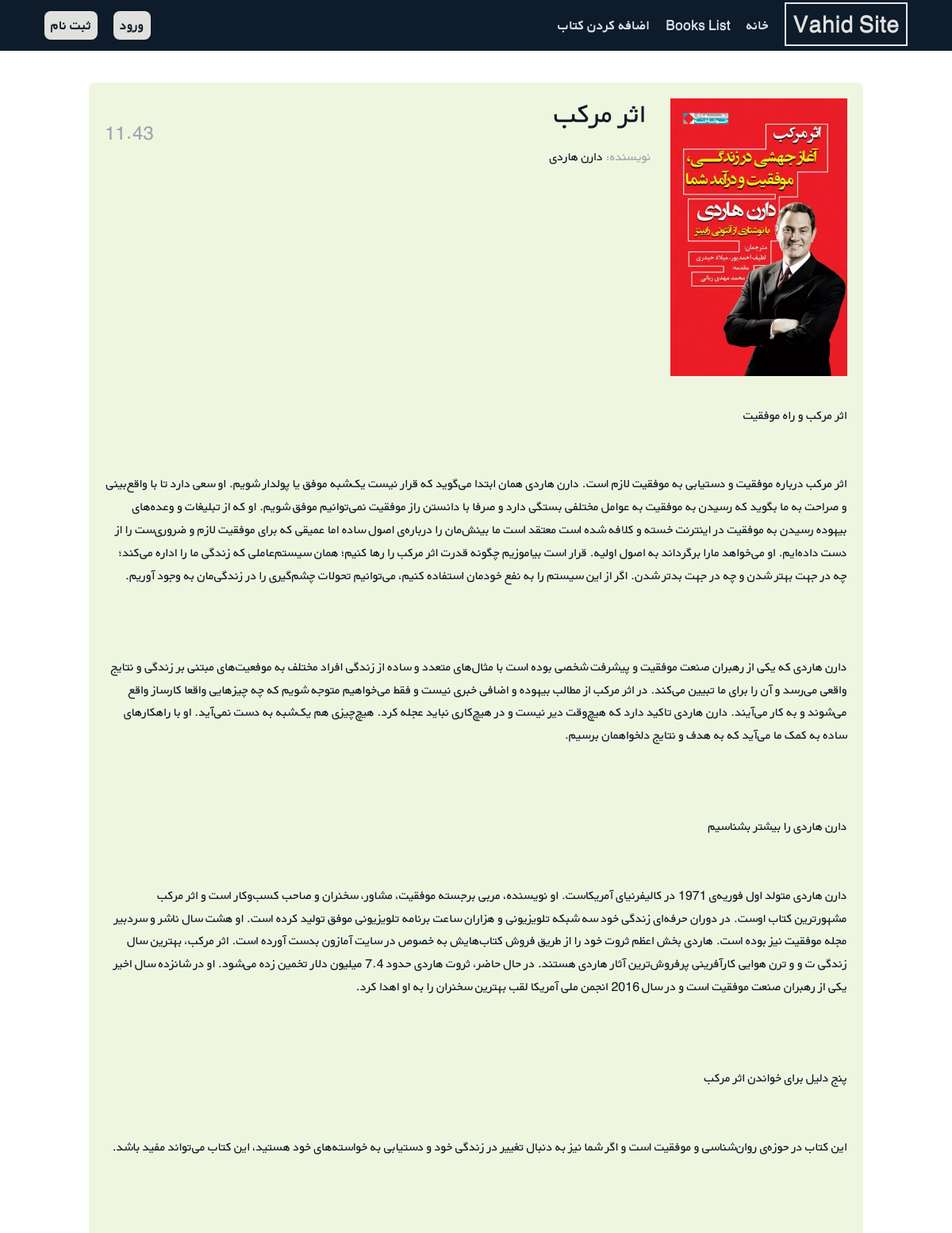
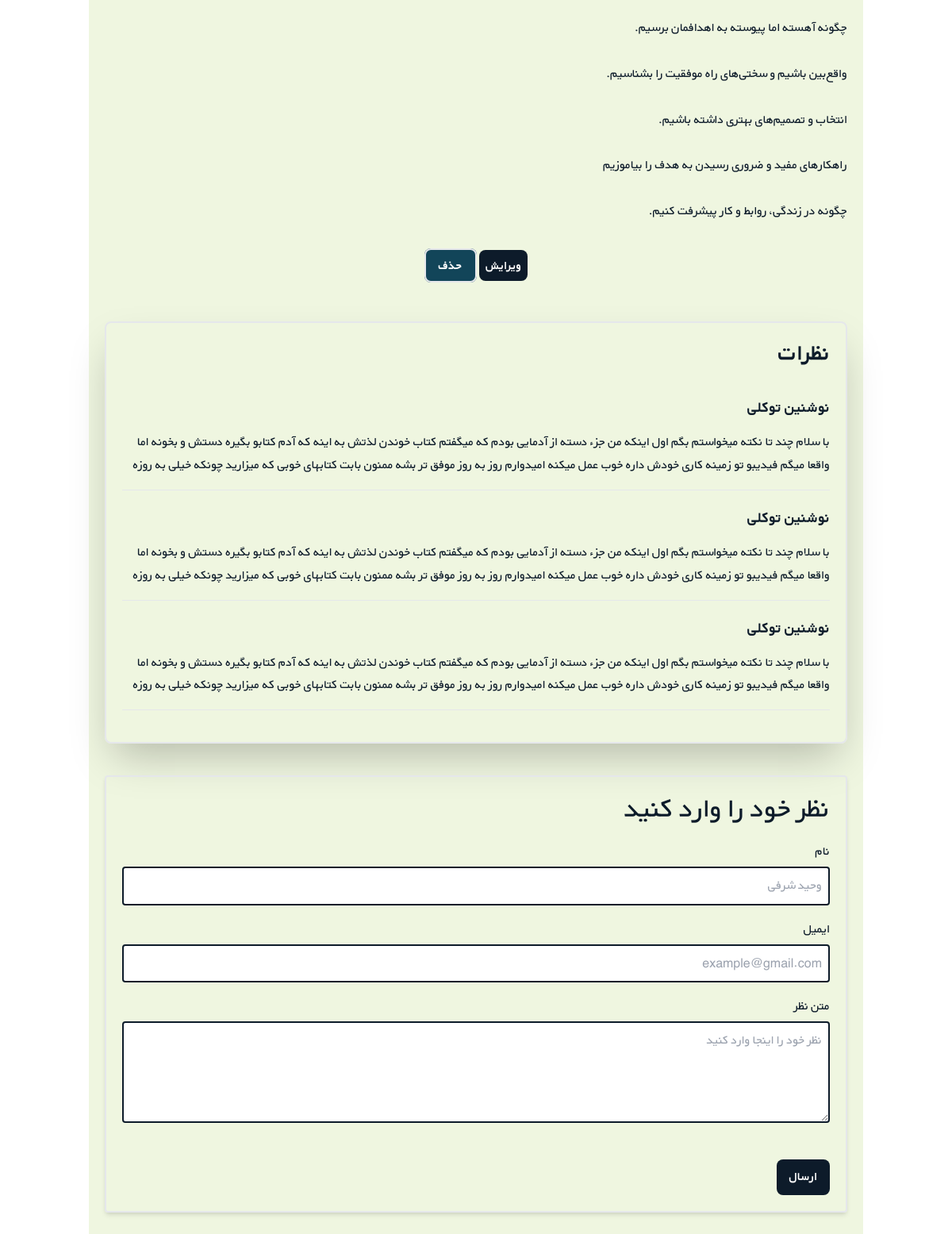
/1/, run on the app's committed database (2 pictures, top to bottom).
### books/models.py (models this page shows, shortened)
class Book(models.Model):
    title = models.CharField(max_length=200)
    author = models.CharField(max_length=200)
    description = models.TextField()
    price = models.DecimalField(decimal_places=2, max_digits=5)
    cover = models.ImageField(upload_to='covers/', blank=True)

### books/views.py (the view)
# urls.py: path('<int:pk>/', views.BookDetailView.as_view(), name='book_detail'),
class BookDetailView(generic.DetailView):
    model = Book
    template_name = 'books/book_detail.html'

### books/templates/books/book_detail.html (shortened to what this page needs)
{% extends '_base.html' %}
{% load static %}
{% block css %}
<link rel="stylesheet" href="{% static 'css/output.css' %}">
{% endblock css %}
{% block content %}
<div class="mx-28 bg-[#EFF6E0] p-5 rounded-md text-[#0D1B2A]">
  <div class="flex flex-col mb-14">
    <div
      class="flex flex-col w-full mx-auto md:flex-row-reverse md:justify-between md:items-start items-center object-cover gap-6 mb-9"
    >
    {% if book.cover %}
        <img
        src="{{book.cover.url}}"
        class="h-[400px] md:h-[350px]"
        alt="..."
      />
      {% else %}
      <img
        src="{% static 'a1920866-3684-41b3-879a-4ccbc0060ac5.webp' %}"
        class="h-[400px] md:h-[350px]"
        alt="..."
      />
      {% endif %}
      <div
        class="flex flex-col md:flex-row-reverse w-full md:justify-between items-center"
      >
        <div class="text-center">
          <h1 class="text-4xl mb-5">{{ book.title }}</h1>
          <p class="md:text-right">
            <span class="text-gray-400">نویسنده: </span>{{ book.author }}
          </p>
        </div>
        <h3 class="text-2xl text-gray-400">{{ book.price }}</h3>
      </div>
    </div>
    <p dir="rtl">{{ book.description|linebreaksbr }}</p>
    <div class="text-center mt-10">
      <a class="py-2 px-2 font-bold bg-[#0D1B2A] hover:bg-[#415A77] focus:ring-4 focus:ring-[#598392] rounded-lg text-white ml-4" href="{% url 'book_update' pk=book.pk %}">ویرایش</a>
      <a class="py-2 px-4 font-bold rounded-lg mt-1 border-2 bg-[#124559] text-white hover:bg-[#778DA9] focus:ring-4 focus:ring-[#598392]" href="{% url 'book_delete' book.pk %}">حذف</a>
    </div>
  </div>
  <div class="text-right p-5 shadow-2xl border-2 rounded-lg">
    <h1 class="text-3xl font-bold mb-9">نظرات</h1>
    <div class="mb-5">
      <h3 class="text-xl font-bold mb-4">نوشنین توکلی</h3>
      <p class="mb-4">
        با سلام چند تا نکته میخواستم بگم اول اینکه من جزء دسته از آدمایی
        بودم که میگفتم کتاب خوندن لذتش به اینه که آدم کتابو بگیره دستش و
        بخونه اما واقعا میگم فیدیبو تو زمینه کاری خودش داره خوب عمل میکنه
        امیدوارم روز به روز موفق تر بشه ممنون بابت کتابهای خوبی که میزارید
        چونکه خیلی به روزه
      </p>
      <hr />
    </div>
    <div class="mb-5">
      <h3 class="text-xl font-bold mb-4">نوشنین توکلی</h3>
      <p class="mb-4">
        با سلام چند تا نکته میخواستم بگم اول اینکه من جزء دسته از آدمایی
        بودم که میگفتم کتاب خوندن لذتش به اینه که آدم کتابو بگیره دستش و
        بخونه اما واقعا میگم فیدیبو تو زمینه کاری خودش داره خوب عمل میکنه
        امیدوارم روز به روز موفق تر بشه ممنون بابت کتابهای خوبی که میزارید
        چونکه خیلی به روزه
      </p>
      <hr />
    </div>
    <div class="mb-5">
      <h3 class="text-xl font-bold mb-4">نوشنین توکلی</h3>
      <p class="mb-4">
        با سلام چند تا نکته میخواستم بگم اول اینکه من جزء دسته از آدمایی
        بودم که میگفتم کتاب خوندن لذتش به اینه که آدم کتابو بگیره دستش و
        بخونه اما واقعا میگم فیدیبو تو زمینه کاری خودش داره خوب عمل میکنه
        امیدوارم روز به روز موفق تر بشه ممنون بابت کتابهای خوبی که میزارید
        چونکه خیلی به روزه
      </p>
      <hr />
    </div>
  </div>
  <div class="p-5 border-2 rounded shadow-md mb-5 mt-10 text-right">
      <h3 class="text-4xl mb-5">نظر خود را وارد کنید</h3>
      <label for="name">نام </label><br />
      <input
      class="w-full text-right p-2 border-2 border-[#0D1B2A] focus:outline-none px-2 focus:ring-4 focus:ring-[#598392] rounded mt-1 mb-4"
        type="text"
        name="name"
        id="name"
        placeholder="وحید شرفی"
      /><br />
      <label for="email">ایمیل</label><br />
      <input
        class="w-full text-right p-2 border-2 border-[#0D1B2A] focus:outline-none px-2 focus:ring-4 focus:ring-[#598392] rounded mt-1 mb-4"
        type="email"
        name="email"
        id="email"
        placeholder="example@gmail.com"
      /><br />
      <label for="text">متن نظر</label><br />
      <textarea
        name="text"
        id="text"
        class="w-full text-right p-2 h-32 border-2 border-[#0D1B2A] focus:outline-none px-2 focus:ring-4 focus:ring-[#598392] rounded mt-1 mb-4"
        placeholder="نظر خود را اینجا وارد کنید"
      ></textarea>
      <button
        class="py-2 font-bold bg-[#0D1B2A] hover:bg-[#415A77] focus:ring-4 focus:ring-[#598392] rounded-lg px-4 text-white mt-5"
      >
        ارسال
      </button>
    </div>
</div>
{% endblock content %}

### data on the page
Book: cover (picture), title "اثر مرکب", author "دارن هاردی", price "11.43", description "اثر مرکب و راه موفقیت اثر مرکب درباره موفقیت و دستیابی به موفقیت لازم است. دارن هاردی همان ابتدا می‌گوید که قرار نیست یک‌شبه موفق یا پولدار شویم. او سعی دارد تا با واقع‌بینی و صراحت به ما بگوید که رسیدن به موفقیت به عوامل مختلفی بستگی دارد و صرفا با دانستن راز موفقیت نمی‌توانیم موفق شویم. او که از تبلیغات و وعده‌های بیهوده رسیدن به موفقیت در اینترنت خسته و کلافه شده است معتقد است ما بینش‌مان را درباره‌ی اصول ساده اما عمیقی که برای موفقیت لازم و ضروری‌ست را از دست داده‌ایم. او می‌خواهد مارا برگرداند به اصول اولیه. قرار است بیاموزیم چگونه قدرت اثر مرکب را رها کنیم؛ همان سیستم‌عاملی که زندگی ما را اداره می‌کند؛ چه در جهت بهتر شدن و چه در جهت بدتر شدن. اگر از این سیستم را به نفع خودمان استفاده…"
